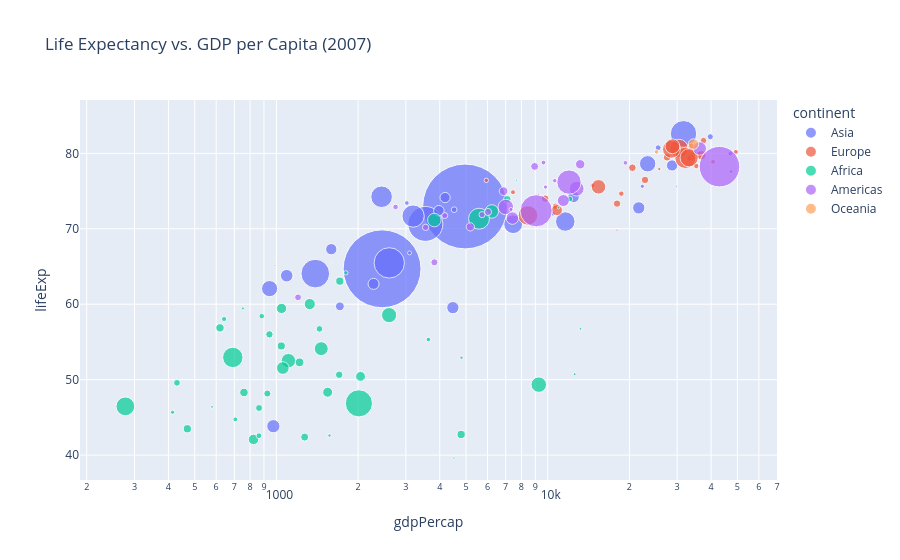

Write notebook code for a chart like this one.
### Markdown cell above
第三步：常用图表实战 (体验交互性)
1. 散点图 (px.scatter)
交互性：将鼠标悬停在点上可以看到详细数据。
参数：size 和 color 可以轻松映射到数据列。
动画：animation_frame 参数可以创建动画！

### Code cell
# 2007年的数据
gapminder_2007 = gapminder.query("year==2007")

fig = px.scatter(
    gapminder_2007,
    x="gdpPercap",
    y="lifeExp",
    color="continent",          # 按大洲着色
    size="pop",                 # 按人口大小调整点的大小
    hover_name="country",       # 鼠标悬停时显示国家名称
    log_x=True,                 # X轴使用对数刻度
    size_max=60,                # 最大点的大小
    title="Life Expectancy vs. GDP per Capita (2007)"
)
fig.show() # 在Jupyter Notebook或浏览器中显示交互式图表

### Figure 1 — Plotly figure (JSON) as saved in the notebook; plotly's stock layout.template omitted (floating-point values rounded to 4 significant figures)
{"data": [{"hovertemplate": "<b>%{hovertext}</b><br><br>continent=Asia<br>gdpPercap=%{x}<br>lifeExp=%{y}<br>pop=%{marker.size}<extra></extra>", "hovertext": ["Afghanistan", "Bahrain", "Bangladesh", "Cambodia", "China", "Hong Kong, China", "India", "Indonesia", "Iran", "Iraq", "Israel", "Japan", "Jordan", "Korea, Dem. Rep.", "Korea, Rep.", "Kuwait", "Lebanon", "Malaysia", "Mongolia", "Myanmar", "Nepal", "Oman", "Pakistan", "Philippines", "Saudi Arabia", "Singapore", "Sri Lanka", "Syria", "Taiwan", "Thailand", "Vietnam", "West Bank and Gaza", "Yemen, Rep."], "legendgroup": "Asia", "marker": {"color": "#636efa", "size": [31889923, 708573, 150448339, 14131858, 1318683096, 6980412, 1110396331, 223547000, 69453570, 27499638, 6426679, 127467972, 6053193, 23301725, 49044790, 2505559, 3921278, 24821286, 2874127, 47761980, 28901790, 3204897, 169270617, 91077287, 27601038, 4553009, 20378239, 19314747, 23174294, 65068149, 85262356, 4018332, 22211743], "sizemode": "area", "sizeref": 366300.0, "symbol": "circle"}, "mode": "markers", "name": "Asia", "orientation": "v", "showlegend": true, "type": "scatter", "x": [974.6, 29800.0, 1391.0, 1714.0, 4959.0, 39720.0, 2452.0, 3541.0, 11610.0, 4471.0, 25520.0, 31660.0, 4519.0, 1593.0, 23350.0, 47310.0, 10460.0, 12450.0, 3096.0, 944.0, 1091.0, 22320.0, 2606.0, 3190.0, 21650.0, 47140.0, 3970.0, 4185.0, 28720.0, 7458.0, 2442.0, 3025.0, 2281.0], "xaxis": "x", "y": [43.83, 75.64, 64.06, 59.72, 72.96, 82.21, 64.7, 70.65, 70.96, 59.55, 80.75, 82.6, 72.53, 67.3, 78.62, 77.59, 71.99, 74.24, 66.8, 62.07, 63.78, 75.64, 65.48, 71.69, 72.78, 79.97, 72.4, 74.14, 78.4, 70.62, 74.25, 73.42, 62.7], "yaxis": "y"}, {"hovertemplate": "<b>%{hovertext}</b><br><br>continent=Europe<br>gdpPercap=%{x}<br>lifeExp=%{y}<br>pop=%{marker.size}<extra></extra>", "hovertext": ["Albania", "Austria", "Belgium", "Bosnia and Herzegovina", "Bulgaria", "Croatia", "Czech Republic", "Denmark", "Finland", "France", "Germany", "Greece", "Hungary", "Iceland", "Ireland", "Italy", "Montenegro", "Netherlands", "Norway", "Poland", "Portugal", "Romania", "Serbia", "Slovak Republic", "Slovenia", "Spain", "Sweden", "Switzerland", "Turkey", "United Kingdom"], "legendgroup": "Europe", "marker": {"color": "#EF553B", "size": [3600523, 8199783, 10392226, 4552198, 7322858, 4493312, 10228744, 5468120, 5238460, 61083916, 82400996, 10706290, 9956108, 301931, 4109086, 58147733, 684736, 16570613, 4627926, 38518241, 10642836, 22276056, 10150265, 5447502, 2009245, 40448191, 9031088, 7554661, 71158647, 60776238], "sizemode": "area", "sizeref": 366300.0, "symbol": "circle"}, "mode": "markers", "name": "Europe", "orientation": "v", "showlegend": true, "type": "scatter", "x": [5937.0, 36130.0, 33690.0, 7446.0, 10680.0, 14620.0, 22830.0, 35280.0, 33210.0, 30470.0, 32170.0, 27540.0, 18010.0, 36180.0, 40680.0, 28570.0, 9254.0, 36800.0, 49360.0, 15390.0, 20510.0, 10810.0, 9787.0, 18680.0, 25770.0, 28820.0, 33860.0, 37510.0, 8458.0, 33200.0], "xaxis": "x", "y": [76.42, 79.83, 79.44, 74.85, 73.0, 75.75, 76.49, 78.33, 79.31, 80.66, 79.41, 79.48, 73.34, 81.76, 78.89, 80.55, 74.54, 79.76, 80.2, 75.56, 78.1, 72.48, 74.0, 74.66, 77.93, 80.94, 80.88, 81.7, 71.78, 79.42], "yaxis": "y"}, {"hovertemplate": "<b>%{hovertext}</b><br><br>continent=Africa<br>gdpPercap=%{x}<br>lifeExp=%{y}<br>pop=%{marker.size}<extra></extra>", "hovertext": ["Algeria", "Angola", "Benin", "Botswana", "Burkina Faso", "Burundi", "Cameroon", "Central African Republic", "Chad", "Comoros", "Congo, Dem. Rep.", "Congo, Rep.", "Cote d'Ivoire", "Djibouti", "Egypt", "Equatorial Guinea", "Eritrea", "Ethiopia", "Gabon", "Gambia", "Ghana", "Guinea", "Guinea-Bissau", "Kenya", "Lesotho", "Liberia", "Libya", "Madagascar", "Malawi", "Mali", "Mauritania", "Mauritius", "Morocco", "Mozambique", "Namibia", "Niger", "Nigeria", "Reunion", "Rwanda", "Sao Tome and Principe", "Senegal", "Sierra Leone", "Somalia", "South Africa", "Sudan", "Swaziland", "Tanzania", "Togo", "Tunisia", "Uganda", "Zambia", "Zimbabwe"], "legendgroup": "Africa", "marker": {"color": "#00cc96", "size": [33333216, 12420476, 8078314, 1639131, 14326203, 8390505, 17696293, 4369038, 10238807, 710960, 64606759, 3800610, 18013409, 496374, 80264543, 551201, 4906585, 76511887, 1454867, 1688359, 22873338, 9947814, 1472041, 35610177, 2012649, 3193942, 6036914, 19167654, 13327079, 12031795, 3270065, 1250882, 33757175, 19951656, 2055080, 12894865, 135031164, 798094, 8860588, 199579, 12267493, 6144562, 9118773, 43997828, 42292929, 1133066, 38139640, 5701579, 10276158, 29170398, 11746035, 12311143], "sizemode": "area", "sizeref": 366300.0, "symbol": "circle"}, "mode": "markers", "name": "Africa", "orientation": "v", "showlegend": true, "type": "scatter", "x": [6223.0, 4797.0, 1441.0, 12570.0, 1217.0, 430.1, 2042.0, 706.0, 1704.0, 986.1, 277.6, 3633.0, 1545.0, 2082.0, 5581.0, 12150.0, 641.4, 690.8, 13210.0, 752.7, 1328.0, 942.7, 579.2, 1463.0, 1569.0, 414.5, 12060.0, 1045.0, 759.3, 1043.0, 1803.0, 10960.0, 3820.0, 823.7, 4811.0, 619.7, 2014.0, 7670.0, 863.1, 1598.0, 1712.0, 862.5, 926.1, 9270.0, 2602.0, 4513.0, 1107.0, 883.0, 7093.0, 1056.0, 1271.0, 469.7], "xaxis": "x", "y": [72.3, 42.73, 56.73, 50.73, 52.3, 49.58, 50.43, 44.74, 50.65, 65.15, 46.46, 55.32, 48.33, 54.79, 71.34, 51.58, 58.04, 52.95, 56.73, 59.45, 60.02, 56.01, 46.39, 54.11, 42.59, 45.68, 73.95, 59.44, 48.3, 54.47, 64.16, 72.8, 71.16, 42.08, 52.91, 56.87, 46.86, 76.44, 46.24, 65.53, 63.06, 42.57, 48.16, 49.34, 58.56, 39.61, 52.52, 58.42, 73.92, 51.54, 42.38, 43.49], "yaxis": "y"}, {"hovertemplate": "<b>%{hovertext}</b><br><br>continent=Americas<br>gdpPercap=%{x}<br>lifeExp=%{y}<br>pop=%{marker.size}<extra></extra>", "hovertext": ["Argentina", "Bolivia", "Brazil", "Canada", "Chile", "Colombia", "Costa Rica", "Cuba", "Dominican Republic", "Ecuador", "El Salvador", "Guatemala", "Haiti", "Honduras", "Jamaica", "Mexico", "Nicaragua", "Panama", "Paraguay", "Peru", "Puerto Rico", "Trinidad and Tobago", "United States", "Uruguay", "Venezuela"], "legendgroup": "Americas", "marker": {"color": "#ab63fa", "size": [40301927, 9119152, 190010647, 33390141, 16284741, 44227550, 4133884, 11416987, 9319622, 13755680, 6939688, 12572928, 8502814, 7483763, 2780132, 108700891, 5675356, 3242173, 6667147, 28674757, 3942491, 1056608, 301139947, 3447496, 26084662], "sizemode": "area", "sizeref": 366300.0, "symbol": "circle"}, "mode": "markers", "name": "Americas", "orientation": "v", "showlegend": true, "type": "scatter", "x": [12780.0, 3822.0, 9066.0, 36320.0, 13170.0, 7007.0, 9645.0, 8948.0, 6025.0, 6873.0, 5728.0, 5186.0, 1202.0, 3548.0, 7321.0, 11980.0, 2749.0, 9809.0, 4173.0, 7409.0, 19330.0, 18010.0, 42950.0, 10610.0, 11420.0], "xaxis": "x", "y": [75.32, 65.55, 72.39, 80.65, 78.55, 72.89, 78.78, 78.27, 72.23, 74.99, 71.88, 70.26, 60.92, 70.2, 72.57, 76.19, 72.9, 75.54, 71.75, 71.42, 78.75, 69.82, 78.24, 76.38, 73.75], "yaxis": "y"}, {"hovertemplate": "<b>%{hovertext}</b><br><br>continent=Oceania<br>gdpPercap=%{x}<br>lifeExp=%{y}<br>pop=%{marker.size}<extra></extra>", "hovertext": ["Australia", "New Zealand"], "legendgroup": "Oceania", "marker": {"color": "#FFA15A", "size": [20434176, 4115771], "sizemode": "area", "sizeref": 366300.0, "symbol": "circle"}, "mode": "markers", "name": "Oceania", "orientation": "v", "showlegend": true, "type": "scatter", "x": [34440.0, 25190.0], "xaxis": "x", "y": [81.23, 80.2], "yaxis": "y"}], "layout": {"legend": {"itemsizing": "constant", "title": {"text": "continent"}, "tracegroupgap": 0}, "title": {"text": "Life Expectancy vs. GDP per Capita (2007)"}, "xaxis": {"anchor": "y", "domain": [0, 1], "title": {"text": "gdpPercap"}, "type": "log"}, "yaxis": {"anchor": "x", "domain": [0, 1], "title": {"text": "lifeExp"}}}}
